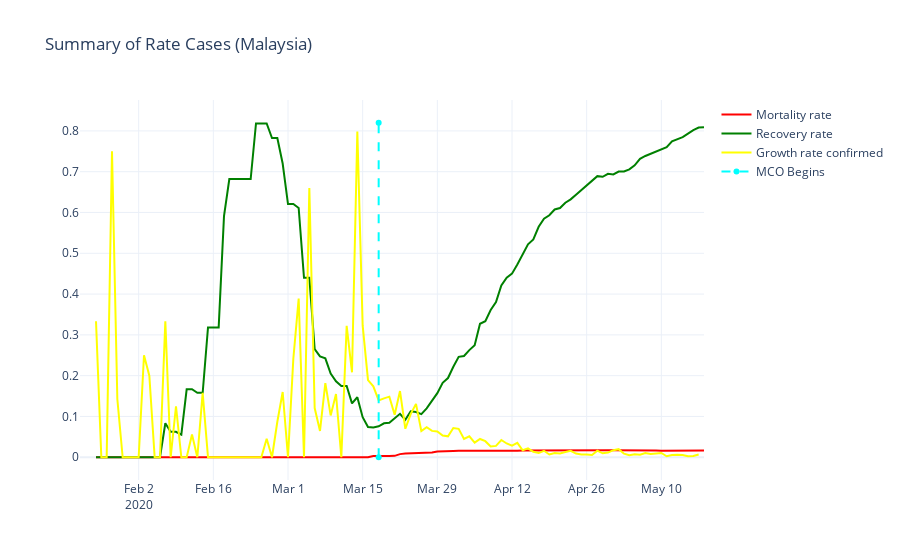

Write notebook code for a chart like this one.
### Code cell
#Rate Cases Malaysia
fig = None
if fig is None:
    fig = go.Figure()
    
fig.update_layout(template='plotly_white', title = 'Summary of Rate Cases (Malaysia)')

fig.add_trace(go.Scatter(x = myRateDf['Date'], 
                         y = myRateDf['Mortality Rate'],
                         mode = 'lines',
                         name = 'Mortality rate',
                         line = dict(color='red', width=2)))

fig.add_trace(go.Scatter(x = myRateDf['Date'], 
                         y = myRateDf['Recovery Rate'],
                         mode = 'lines',
                         name = 'Recovery rate',
                         line = dict(color='Green', width=2)))

fig.add_trace(go.Scatter(x = myRateDf['Date'], 
                         y = myRateDf['Growth Rate'],
                         mode = 'lines',
                         name = 'Growth rate confirmed',
                         line = dict(color='Yellow', width=2)))

fig.add_trace(go.Scatter( x = ['2020-03-18', '2020-03-18'],
                          y = [0, 0.82],
                          line=go.scatter.Line(color="cyan", dash = 'dash'),
                          name='MCO Begins'))
